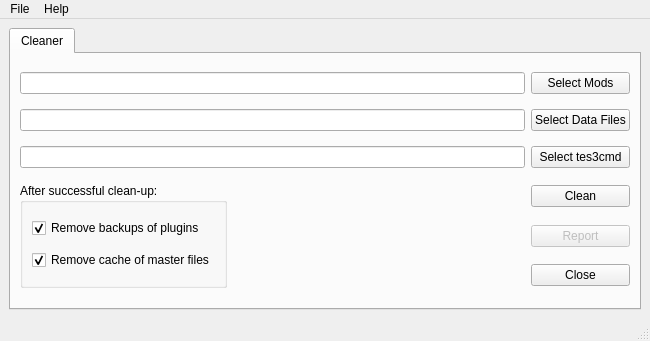
<?xml version="1.0" encoding="UTF-8"?>
<ui version="4.0">
 <class>QtGui</class>
 <widget class="QMainWindow" name="QtGui">
  <property name="geometry">
   <rect>
    <x>0</x>
    <y>0</y>
    <width>650</width>
    <height>341</height>
   </rect>
  </property>
  <property name="minimumSize">
   <size>
    <width>420</width>
    <height>341</height>
   </size>
  </property>
  <property name="windowTitle">
   <string>Mod Helper Tool</string>
  </property>
  <property name="windowIcon">
   <iconset resource="../qtgui.qrc">
    <normaloff>:/images/img/moht.png</normaloff>:/images/img/moht.png</iconset>
  </property>
  <widget class="QWidget" name="centralwidget">
   <layout class="QGridLayout" name="gridLayout">
    <item row="0" column="0">
     <widget class="QTabWidget" name="tabWidget">
      <property name="currentIndex">
       <number>0</number>
      </property>
      <widget class="QWidget" name="tab_clean">
       <attribute name="title">
        <string>Cleaner</string>
       </attribute>
       <layout class="QGridLayout" name="gridLayout_2">
        <item row="1" column="2">
         <widget class="QPushButton" name="pb_morrowind_dir">
          <property name="toolTip">
           <string>&lt;html&gt;&lt;head/&gt;&lt;body&gt;&lt;p&gt;Select &lt;span style=&quot; font-weight:600;&quot;&gt;Data Files &lt;/span&gt;folder of Morrowind installation&lt;/p&gt;&lt;/body&gt;&lt;/html&gt;</string>
          </property>
          <property name="text">
           <string>Select Data Files</string>
          </property>
         </widget>
        </item>
        <item row="5" column="2">
         <widget class="QPushButton" name="pb_close">
          <property name="text">
           <string>Close</string>
          </property>
         </widget>
        </item>
        <item row="0" column="2">
         <widget class="QPushButton" name="pb_mods_dir">
          <property name="toolTip">
           <string>&lt;html&gt;&lt;head/&gt;&lt;body&gt;&lt;p&gt;Select root folder with Mods to clean.&lt;/p&gt;&lt;/body&gt;&lt;/html&gt;</string>
          </property>
          <property name="text">
           <string>Select Mods</string>
          </property>
         </widget>
        </item>
        <item row="2" column="2">
         <widget class="QPushButton" name="pb_tes3cmd">
          <property name="toolTip">
           <string>&lt;html&gt;&lt;head/&gt;&lt;body&gt;&lt;p&gt;Select custom &lt;span style=&quot; font-weight:600;&quot;&gt;tes3cmd&lt;/span&gt; executable file, or keep using built-in one&lt;/p&gt;&lt;/body&gt;&lt;/html&gt;</string>
          </property>
          <property name="text">
           <string>Select tes3cmd</string>
          </property>
         </widget>
        </item>
        <item row="4" column="2">
         <widget class="QPushButton" name="pb_report">
          <property name="enabled">
           <bool>false</bool>
          </property>
          <property name="text">
           <string>Report</string>
          </property>
         </widget>
        </item>
        <item row="3" column="0" rowspan="3">
         <widget class="QGroupBox" name="groupBox">
          <property name="title">
           <string>After successful clean-up:</string>
          </property>
          <layout class="QVBoxLayout" name="verticalLayout">
           <item>
            <widget class="QCheckBox" name="cb_rm_bakup">
             <property name="toolTip">
              <string>&lt;html&gt;&lt;head/&gt;&lt;body&gt;&lt;p&gt;During clean-up plugin file is copied to Data Files folder.&lt;/p&gt;&lt;p&gt;Cleaning proces create new plugin file.&lt;/p&gt;&lt;p&gt;When checkbox is checked dirty pkugin file is removed.&lt;/p&gt;&lt;/body&gt;&lt;/html&gt;</string>
             </property>
             <property name="text">
              <string>Remove backups of plugins</string>
             </property>
             <property name="checked">
              <bool>true</bool>
             </property>
            </widget>
           </item>
           <item>
            <widget class="QCheckBox" name="cb_rm_cache">
             <property name="toolTip">
              <string>&lt;html&gt;&lt;head/&gt;&lt;body&gt;&lt;p&gt;Clean-up proccess create cache of master files in Data FIles folder.&lt;/p&gt;&lt;p&gt;It speed up cleaning a bit, but it takes some disk space as well.&lt;/p&gt;&lt;p&gt;When checkbox is checked, this cache is removed.&lt;/p&gt;&lt;/body&gt;&lt;/html&gt;</string>
             </property>
             <property name="text">
              <string>Remove cache of master files</string>
             </property>
             <property name="checked">
              <bool>true</bool>
             </property>
            </widget>
           </item>
          </layout>
         </widget>
        </item>
        <item row="3" column="2">
         <widget class="QPushButton" name="pb_clean">
          <property name="text">
           <string>Clean</string>
          </property>
         </widget>
        </item>
        <item row="4" column="1">
         <spacer name="horizontalSpacer">
          <property name="orientation">
           <enum>Qt::Horizontal</enum>
          </property>
          <property name="sizeHint" stdset="0">
           <size>
            <width>40</width>
            <height>20</height>
           </size>
          </property>
         </spacer>
        </item>
        <item row="2" column="0" colspan="2">
         <widget class="QLineEdit" name="le_tes3cmd"/>
        </item>
        <item row="1" column="0" colspan="2">
         <widget class="QLineEdit" name="le_morrowind_dir"/>
        </item>
        <item row="0" column="0" colspan="2">
         <widget class="QLineEdit" name="le_mods_dir"/>
        </item>
       </layout>
      </widget>
     </widget>
    </item>
   </layout>
  </widget>
  <widget class="QMenuBar" name="menubar">
   <property name="geometry">
    <rect>
     <x>0</x>
     <y>0</y>
     <width>650</width>
     <height>27</height>
    </rect>
   </property>
   <widget class="QMenu" name="menuFile">
    <property name="title">
     <string>File</string>
    </property>
    <addaction name="actionQuit"/>
   </widget>
   <widget class="QMenu" name="menuHelp">
    <property name="title">
     <string>Help</string>
    </property>
    <addaction name="actionReportIssue"/>
    <addaction name="separator"/>
    <addaction name="actionAboutMoht"/>
    <addaction name="actionAboutQt"/>
   </widget>
   <addaction name="menuFile"/>
   <addaction name="menuHelp"/>
  </widget>
  <widget class="QStatusBar" name="statusbar"/>
  <action name="actionQuit">
   <property name="text">
    <string>&amp;Quit</string>
   </property>
   <property name="shortcut">
    <string>Ctrl+Q</string>
   </property>
  </action>
  <action name="actionReportIssue">
   <property name="text">
    <string>Report issue</string>
   </property>
  </action>
  <action name="actionAboutMoht">
   <property name="text">
    <string>About Moht</string>
   </property>
  </action>
  <action name="actionAboutQt">
   <property name="text">
    <string>About Qt</string>
   </property>
  </action>
 </widget>
 <tabstops>
  <tabstop>tabWidget</tabstop>
  <tabstop>le_mods_dir</tabstop>
  <tabstop>pb_mods_dir</tabstop>
  <tabstop>le_morrowind_dir</tabstop>
  <tabstop>pb_morrowind_dir</tabstop>
  <tabstop>le_tes3cmd</tabstop>
  <tabstop>pb_tes3cmd</tabstop>
  <tabstop>cb_rm_bakup</tabstop>
  <tabstop>cb_rm_cache</tabstop>
  <tabstop>pb_clean</tabstop>
  <tabstop>pb_report</tabstop>
  <tabstop>pb_close</tabstop>
 </tabstops>
 <resources>
  <include location="../qtgui.qrc"/>
 </resources>
 <connections>
  <connection>
   <sender>pb_close</sender>
   <signal>clicked(bool)</signal>
   <receiver>QtGui</receiver>
   <slot>close()</slot>
   <hints>
    <hint type="sourcelabel">
     <x>596</x>
     <y>275</y>
    </hint>
    <hint type="destinationlabel">
     <x>576</x>
     <y>318</y>
    </hint>
   </hints>
  </connection>
 </connections>
</ui>
